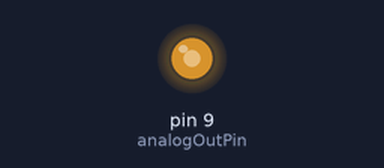
The sketch below on a simulated Arduino Uno, built with avr-gcc and run on an emulated ATmega328P. On the bench: output pins drawn as LEDs (lit = HIGH). What the sketch prints to the serial monitor is not drawn.

Above: at 0.1 s.
Timing chart, 0 to 1.6 s (numbered marks = the images above):
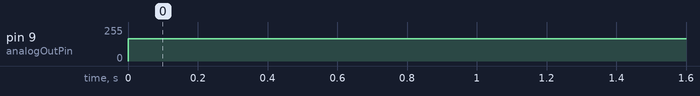

Measured:
- by itself, pin 9 (analogOutPin): 0/255 → 166/255 at 0.00 s

The sketch:

ArduinoTimerBasics.ino
```cpp
/*
  Beleuchtung für Weihnachtsdorf 3V/0.6W (10 LEDs * 0.06W)

  Basiert auf dem VBeispiel:

  http://www.arduino.cc/en/Tutorial/AnalogInOutSerial
  https://www.arduino.cc/reference/en/
*/

#define VERSION "1.0"

#define __DEBUG_SERIAL__

// These constants won't change. They're used to give names to the pins used:
const int analogInPin = A0;  // Analog input pin that the potentiometer is attached to
const int analogOutPin = 9; // Analog output pin that the LED is attached to

int sensorValue = 300;        // value between 0 (0V) and 500 (5V)
int outputValue = 0;          // calculate it 0..255
float shiftValue = 1.09;      // shift output 1.1 = +10%

int  sleep = 2;               // Loop Delay im ms
unsigned long ticker = 0;
unsigned long t_lap = 0;
unsigned long t_now = 0;

unsigned long tc_hou = 0;
unsigned long tc_min = 0;
unsigned long tc_sec = 0;
unsigned long tc_mil = 0;

void setup() {
  #if defined (__DEBUG_SERIAL__)
    // initialize serial communications at 9600 bps:
    Serial.begin(9600);
    Serial.print("Debug Serial: ON; Version: ");
    Serial.print(VERSION);
    Serial.println();
  #endif
}

/**
 * Zentrale Funktion des Timers.
 */
unsigned long tick() {
  // Vergangene Millisekunden seit Systemreset
  t_lap = t_now;      // Sichere den alten millis-Wert
  t_now = millis();   // Hole den aktuellen millis-Wert (1s = 1000ms)

  // Umrechnung von t_lap (Zwischenzeit)
  tc_hou = int(t_lap / 3600000) % 24;   // Zeituhr Umrechnung in Stunden
  tc_min = int(t_lap / 60000) % 60;     // Zeituhr Umrechnung in Minuten
  tc_sec = int(t_lap / 1000) % 60;      // Zeituhr Umrechnung in Sekunden
  tc_mil = int(t_lap % 1000) % 1000;    // Zeituhr Umrechnung in Millisekunden

  // Serial Debug
  #if defined (__DEBUG_SERIAL__)
    Serial.print("ticker = ");
    Serial.print(ticker);
    Serial.print("\t ");
    Serial.print("t_lap = ");
    Serial.print(t_lap);
    Serial.print("\t ");
    Serial.print("t_now = ");
    Serial.print(t_now);
    Serial.print("\t ");
    Serial.print("TC: ");
    Serial.print(tc_hou);
    Serial.print(" h ");
    Serial.print(tc_min);
    Serial.print(" min ");
    Serial.print(tc_sec);
    Serial.print(" sec ");
    Serial.print(tc_mil);
    Serial.print(" ms.");
    Serial.print("\t ");
  #endif

  ticker += 1;

  return t_now;
}

/**
 * Print Serial Output
 */
void psout() {
  // print the results to the Serial Monitor:
  #if defined (__DEBUG_SERIAL__)
    Serial.print("sensor = ");
    Serial.print(sensorValue);
    Serial.print("\t ");

    Serial.print("output = ");
    Serial.print(outputValue);
  #endif
}

void loop() {
  // map it to the range of the analog out:
  outputValue = map(sensorValue, 0, 500, 0, 255) * shiftValue;
  // change the analog out value:
  analogWrite(analogOutPin, outputValue);

  tick();

  #if defined (__DEBUG_SERIAL__)
    // End of Line for Serial Out
    Serial.println();
  #endif

  // wait 2 milliseconds before the next loop for the analog-to-digital
  // converter to settle after the last reading:
  delay(sleep);
}
```
